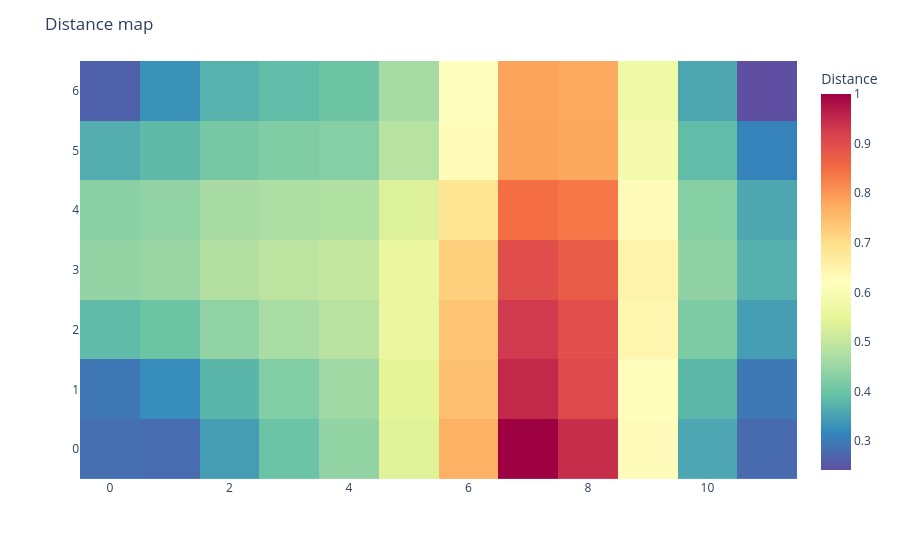

This figure's notebook cell:
### Code cell
basin.legacy_pond() \
    .visualize_distance_map();

### Figure 1 — Plotly figure (JSON) as saved in the notebook; plotly's stock layout.template omitted (floating-point values rounded to 4 significant figures)
{"data": [{"coloraxis": "coloraxis", "name": "0", "z": [[0.2848, 0.2811, 0.3452, 0.3989, 0.4415, 0.5388, 0.7675, 1.0, 0.9439, 0.6272, 0.3566, 0.2789], [0.295, 0.3233, 0.378, 0.4234, 0.4579, 0.5449, 0.7455, 0.9519, 0.905, 0.6231, 0.3809, 0.2978], [0.3846, 0.3998, 0.4412, 0.4684, 0.4889, 0.5613, 0.7389, 0.9297, 0.897, 0.6429, 0.4187, 0.3465], [0.4442, 0.4501, 0.479, 0.4917, 0.5001, 0.5604, 0.7211, 0.8983, 0.8767, 0.6494, 0.4396, 0.3696], [0.432, 0.4406, 0.4656, 0.4725, 0.4775, 0.5337, 0.6819, 0.8479, 0.8352, 0.6282, 0.4286, 0.3587], [0.3663, 0.3837, 0.412, 0.4214, 0.4283, 0.4855, 0.6293, 0.787, 0.7779, 0.5834, 0.3866, 0.3099], [0.2661, 0.3306, 0.3714, 0.3855, 0.3996, 0.4643, 0.6193, 0.7844, 0.7769, 0.5725, 0.3584, 0.2418]], "type": "heatmap", "xaxis": "x", "yaxis": "y", "hovertemplate": "x: %{x}<br>y: %{y}<br>Distance: %{z}<extra></extra>"}], "layout": {"xaxis": {"anchor": "y", "domain": [0.0, 1.0], "scaleanchor": "y", "constrain": "domain"}, "yaxis": {"anchor": "x", "domain": [0.0, 1.0], "autorange": true, "constrain": "domain"}, "coloraxis": {"colorbar": {"title": {"text": "Distance"}}, "colorscale": [[0.0, "rgb(94,79,162)"], [0.1, "rgb(50,136,189)"], [0.2, "rgb(102,194,165)"], [0.3, "rgb(171,221,164)"], [0.4, "rgb(230,245,152)"], [0.5, "rgb(255,255,191)"], [0.6, "rgb(254,224,139)"], [0.7, "rgb(253,174,97)"], [0.8, "rgb(244,109,67)"], [0.9, "rgb(213,62,79)"], [1.0, "rgb(158,1,66)"]], "autocolorscale": false}, "margin": {"t": 60}, "title": {"text": "Distance map"}, "autosize": true, "showlegend": true}}
